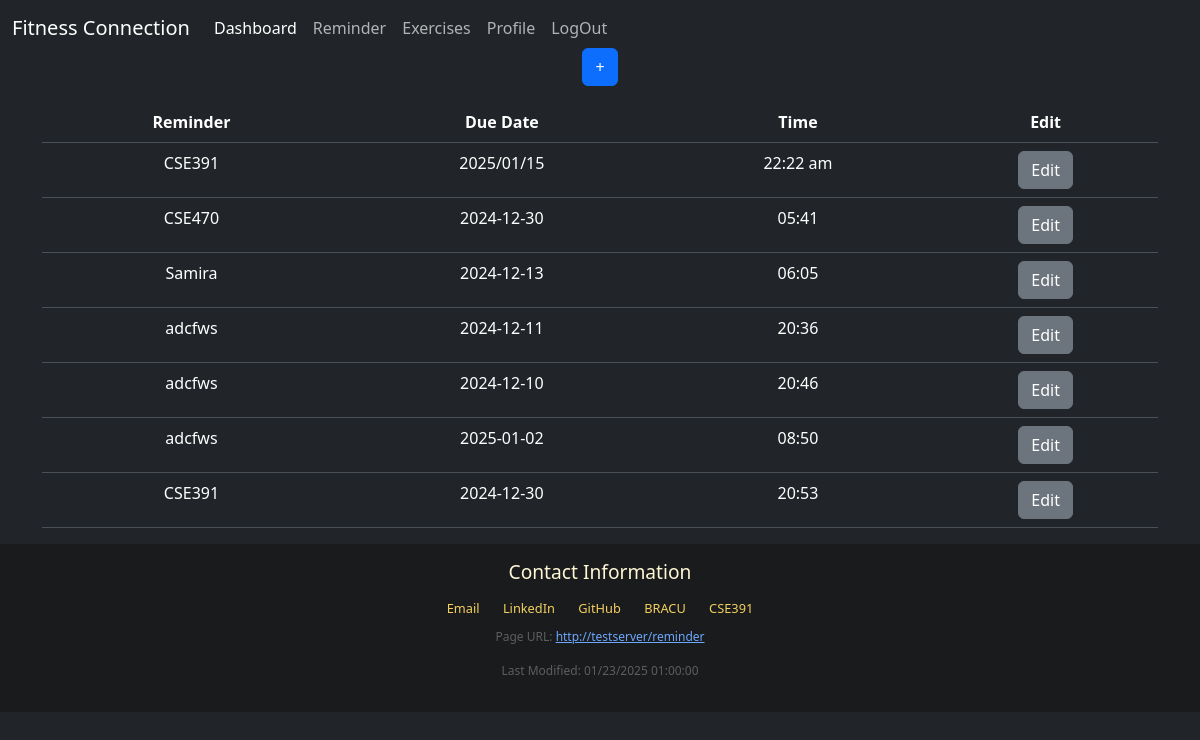
The app's page /reminder (signed in), older data.
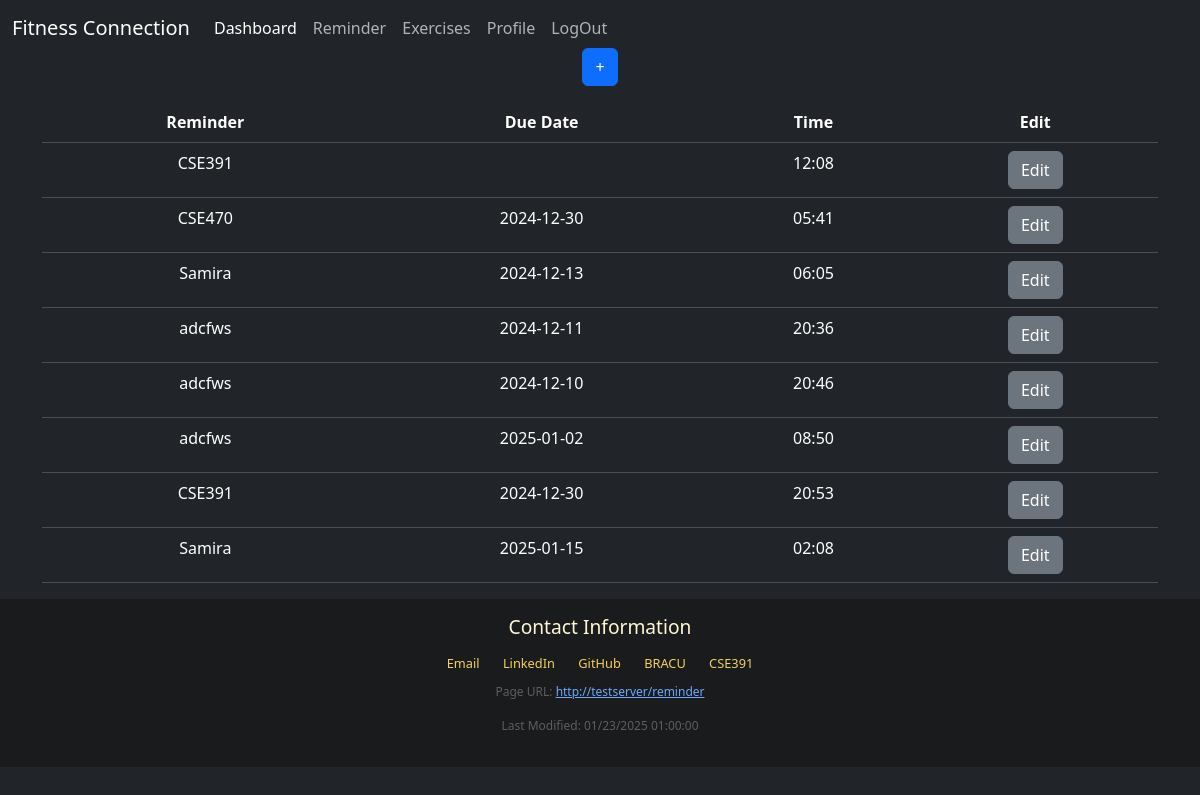
The same page, newer data.
### models/reminder.py (models this page shows)
class reminder(Base):
    __tablename__ = 'reminder'
    appointment_id = Column(Integer, primary_key=True)
    appointment_name = Column(VARCHAR)
    date = Column(VARCHAR)
    time = Column(VARCHAR)
    reminder_date = Column(VARCHAR)
    user_email = Column(VARCHAR)

### app.py (the view, shortened to what this page needs)
@app.route('/reminder', methods=['GET', 'POST'])
def reminder():
    if request.method == 'GET':
        if 'user_email' not in session:
            return redirect(url_for('login'))
        rem = get_reminders(session['user_email'])
        return render_template('reminder.html', reminders=rem)

### database/dbconnect.py (called while the page is built)
def get_session():
    return Session()

### models/reminder.py (called while the page is built)
def get_reminders(email):
    session = get_session()
    reminders = session.query(reminder).filter(reminder.user_email == email).all()
    return reminders

### templates/reminder.html (shortened to what this page needs)
{% extends "base.html" %}
{% block content %}
    <div class="container mt-5">
        <div class="d-flex justify-content-center">
            <button type="button" class="btn btn-primary" data-bs-toggle="modal" data-bs-target="#reminderModal" onclick="getValues()">
                <span>&#43;</span>
            </button>
        </div>
        <div class="mt-3">
            <div id="reminders" class="text-center">
                {% if reminders %}
                <table class="table">
                    <thead>
                        <tr>
                            <th scope="col">Reminder</th>
                            <th scope="col">Due Date</th>
                            <th scope="col">Time</th>
                            <th scope="col">Edit</th>
                        </tr>
                    </thead>
                    <tbody>
                        {% for i in reminders %}
                        <tr id="reminder-row">
                            <td class="reminder-name">{{ i.appointment_name }}</td>
                            <td class="reminder-date">{{ i.date }}</td>
                            <td class="reminder-time">{{ i.time }}</td>
                            <td>
                                <button type="button" class="btn btn-secondary" data-bs-toggle="modal" data-bs-target="#editModal" onclick="editRminder(this)">Edit</button>
                            </td>
                        </tr>
                        {% endfor %}
                    </tbody>
                </table>
                {% else %}
                <p class="text-muted">No reminders yet.</p>
                {% endif %}
            </div>
        </div>
    </div>
{% endblock %}

Row changes from the older to the newer data that the page shows:
changed reminder (number 1 of 8 on the later page): time "22:22 am" → "12:08"; date "2025/01/15" → (not shown)
added reminder: appointment_name "Samira", date "2025-01-15", time "02:08"
